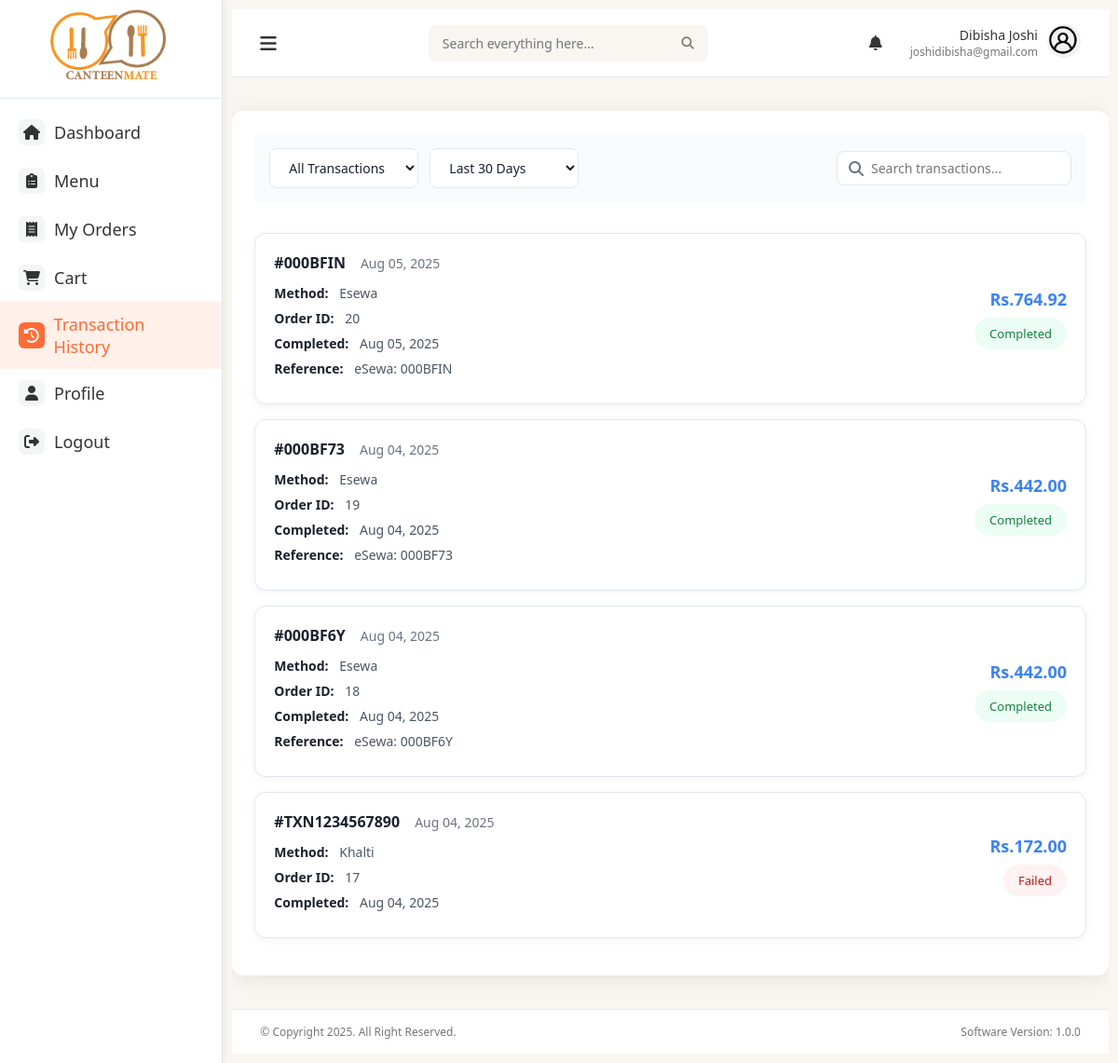
The app's page /transation_history (signed in) with its own data.
### models.py (models this page shows, shortened)
class User(db.Model):
    id = db.Column(db.Integer, primary_key=True)
    fullname = db.Column(db.String(100), nullable=False)
    email = db.Column(db.String(100), unique=True, nullable=False)
    password = db.Column(db.String(200), nullable=False)
    role = db.Column(db.String(20), nullable=False)
    phone = db.Column(db.String(10))
    created_at = db.Column(db.DateTime, server_default=db.func.now())

class Payment(db.Model):
    __tablename__ = 'payments'
    id = db.Column(db.Integer, primary_key=True)
    order_id = db.Column(db.Integer, db.ForeignKey('order.id'), nullable=False)
    payment_method = db.Column(db.String(20), nullable=False)  # 'cash', 'khalti', 'esewa'
    payment_status = db.Column(db.String(20), nullable=False, default='pending')  # 'pending', 'completed', 'failed', 'refunded'
    amount = db.Column(db.Float, nullable=False)
    transaction_id = db.Column(db.String(255), nullable=True)  # Khalti/eSewa transaction ID
    gateway_response = db.Column(db.Text, nullable=True)  # JSON response from gateway
    khalti_token = db.Column(db.String(255), nullable=True)
    khalti_idx = db.Column(db.String(255), nullable=True)
    esewa_transaction_uuid = db.Column(db.String(255), nullable=True)
    esewa_product_code = db.Column(db.String(100), nullable=True)
    created_at = db.Column(db.DateTime, default=datetime.utcnow)
    completed_at = db.Column(db.DateTime, nullable=True)
    order = db.relationship('Order', backref=db.backref('payments', lazy=True))
    @property
    def payment_reference(self):
        if self.payment_method == 'khalti' and self.khalti_token:
            return f"Khalti: {self.khalti_token[:20]}..."
        elif self.payment_method == 'esewa' and self.transaction_id:
            return f"eSewa: {self.transaction_id}"
        else:
            return "N/A"

### main.py (the view)
@app.route('/transation_history')
@login_required
def transaction():
    user_id = session['user_id']
    payments = (
        db.session.query(Payment)
        .join(Order)
        .filter(Order.user_id == user_id)
        .order_by(Payment.created_at.desc())
        .all()
    )
    return render_template(
        'transaction_history.html',
        user=User.query.get(user_id),
        payments=payments,
        active_page='transaction'
    )

### main.py (called while the page is built)
def login_required(view):
    @functools.wraps(view)
    def wrapped_view(**kwargs):
        if 'user_id' not in session:
            flash('Please log in to access this page', 'warning')
            return redirect(url_for('login'))
        return view(**kwargs)
    return wrapped_view

@app.context_processor
def inject_new_orders_count():
    count = Order.query.filter_by(status='pending').count()
    print(count)
    return dict(new_orders_count=count)

### templates/transaction_history.html (shortened to what this page needs)
{% extends "base.html" %}
{% block content %}
<div id="transactions" class="page">
    <div class="filter-row">
        <div class="filter-group">
            <select class="filter-select">
                <option>All Transactions</option>
            </select>
            <select class="filter-select">
                <option>Last 30 Days</option>
            </select>
        </div>
        <div class="search-box">
            <i class="fas fa-search"></i>
            <input type="text" placeholder="Search transactions...">
        </div>
    </div>
    {% for payment in payments %}
    <div class="transaction-card">
        <div class="transaction-main">
            <div class="transaction-header">
                <span class="transaction-id">#{{ payment.transaction_id or 'TX-' ~ payment.id }}</span>
                <span class="transaction-date">{{ payment.created_at.strftime('%b %d, %Y') }}</span>
            </div>
            <div class="txn-detail-row"><strong>Method:</strong> {{ payment.payment_method|capitalize }}</div>
            <div class="txn-detail-row"><strong>Order ID:</strong> {{ payment.order_id }}</div>
            {% if payment.completed_at %}
            <div class="txn-detail-row"><strong>Completed:</strong> {{ payment.completed_at.strftime('%b %d, %Y') }}</div>
            {% endif %}
            {% if payment.payment_reference != 'N/A' %}
            <div class="txn-detail-row"><strong>Reference:</strong> {{ payment.payment_reference }}</div>
            {% endif %}
        </div>
        <div class="transaction-side">
            <div class="transaction-amount">Rs.{{ "%.2f"|format(payment.amount) }}</div>
            <div class="transaction-status
                {% if payment.payment_status == 'completed' %}status-success
                {% elif payment.payment_status == 'failed' %}status-failed
                {% else %}status-pending{% endif %}">
                {{ payment.payment_status.capitalize() }}
            </div>
        </div>
    </div>
    {% else %}
    <p class="text-center text-gray-500">No transactions found.</p>
    {% endfor %}
</div>
{% endblock %}

### templates/base.html (shortened to what this page needs)
<!DOCTYPE html>
<html lang="en">
<head>
    <link rel="stylesheet" href="https://cdnjs.cloudflare.com/ajax/libs/font-awesome/6.4.0/css/all.min.css">
    <link href="https://cdnjs.cloudflare.com/ajax/libs/font-awesome/6.4.0/css/all.min.css" rel="stylesheet">
    <link rel="stylesheet" href="{{ url_for('static', filename='css/styles.css') }}">
</head>
<body>
    <div class="container">
        <div class="sidebar">
            <div class="logo">
                <img src="{{ url_for('static', filename='img/logo.png') }}" alt="Canteen Logo">
            </div>
            <div class="sidebar-menu">
                <a href="{{ url_for('user_dashboard') }}" class="side-menu-item {% if active_page == 'dashboard' %}active{% endif %}">
                    <div class="menu-icon"><i class="fas fa-home"></i></div>
                    <div class="menu-text">Dashboard</div>
                </a>
                <a href="{{ url_for('user_menu')}}" class="side-menu-item {% if active_page == 'menu' %}active{% endif %}">
                    <div class="menu-icon"><i class="fas fa-clipboard-list"></i></div>
                    <div class="menu-text">Menu</div>
                </a>
                <a href="{{ url_for('orders') }}" class="side-menu-item {% if active_page == 'orders' %}active{% endif %}">
                    <div class="menu-icon"><i class="fas fa-receipt"></i></div>
                    <div class="menu-text">My Orders</div>
                </a>
                <a href="{{ url_for('cart')}}" class="side-menu-item {% if active_page == 'cart' %}active{% endif %}">
                    <div class="menu-icon"><i class="fas fa-shopping-cart"></i></div>
                    <div class="menu-text">Cart</div>
                </a>
                <a href="{{ url_for('transaction')}}" class="side-menu-item {% if active_page == 'transaction' %}active{% endif %}">
                    <div class="menu-icon"><i class="fas fa-history"></i></div>
                    <div class="menu-text">Transaction History</div>
                </a>
                <a href="{{ url_for('profile')}}" class="side-menu-item {% if active_page == 'profile' %}active{% endif %}">
                    <div class="menu-icon"><i class="fas fa-user"></i></div>
                    <div class="menu-text">Profile</div>
                </a>
                <a href="{{ url_for('logout') }}" class="side-menu-item {% if active_page == 'logout' %}active{% endif %}">
                    <div class="menu-icon"><i class="fas fa-sign-out-alt"></i></div>
                    <div class="menu-text">Logout</div>
                </a>
            </div>
        </div>
        <div class="main-content">
            <div class="top-nav">
                <button class="btn nav-toggle" onclick="document.querySelector('.sidebar').classList.toggle('active')">
                    <i class="fas fa-bars"></i>
                </button>
                <div class="search-bar">
                    <input type="text" placeholder="Search everything here...">
                    <button type="submit"><i class="fas fa-search"></i></button>
                </div>
                <div class="user-menu">
                    <div class="notifications" id="notificationBtn">
                        <i class="fas fa-bell"></i>
                    </div>
                    <div class="user-profile">
                        <div class="user-info">
                            <div class="user-name">{{ user.fullname }}</div>
                            <div class="user-email">{{ user.email }}</div>
                        </div>
                        <div class="user-avatar">
                            <img src="{{ url_for('static', filename='img/user.png') }}" alt="User Avatar">
                        </div>
                    </div>
                </div>
            </div>
            <div class="page-content">
                {% block content %}{% endblock %}
            </div>
            <div class="footer">
                <p>© Copyright 2025. All Right Reserved.</p>
                <p>Software Version: 1.0.0</p>
            </div>
        </div>
    </div>
</body>
</html>

### static/css/styles.css (style rules this page uses)
:root { --primary-color: #FF6B35; --secondary-color: #2F4858; --background-color: #f9f6f2; --sidebar-bg: #FFFFFF; --panel-bg: #FFFFFF; --text-color: #333333; --text-light: #757575; --border-color: #E0E0E0; --active-color: #FF6B35; --danger-color: #FF3B30; --success-color: #34C759; }
* { margin: 0; padding: 0; box-sizing: border-box; font-family: 'Segoe UI', Tahoma, Geneva, Verdana, sans-serif; }
body { background-color: var(--background-color); color: var(--text-color); }
.container { display: flex; height: 100vh; overflow: hidden; }
.sidebar { width: 300px; background-color: var(--sidebar-bg); height: 100%; overflow-y: auto; border-right: 1px solid var(--border-color); box-shadow: 2px 0 5px rgba(0, 0, 0, 0.05); z-index: 100; }
.logo { align-items: center; padding: 10px; border-bottom: 1px solid var(--border-color); }
.logo img { height: 80px; margin-right: 10px; margin-left: 20%; }
.sidebar-menu { padding: 10px 0; }
.side-menu-item { display: flex; align-items: center; padding: 12px 20px; color: var(--text-color); text-decoration: none; transition: all 0.3s ease; }
.side-menu-item:hover, .side-menu-item.active { background-color: rgba(255, 107, 53, 0.1); color: var(--active-color); }
.menu-icon { width: 28px; height: 28px; display: flex; align-items: center; justify-content: center; margin-right: 10px; background-color: rgba(47, 72, 88, 0.05); border-radius: 6px; }
.side-menu-item.active .menu-icon { background-color: var(--active-color); color: white; }
.menu-text { font-size: 18px; }
.main-content { padding: 10px; width: 100%; overflow-y: auto; height: 100vh; }
.top-nav { display: flex; justify-content: space-between; align-items: center; padding: 15px 30px; background-color: white; border-bottom: 1px solid var(--border-color); }
.search-bar { display: flex; align-items: center; background-color: var(--background-color); border-radius: 8px; overflow: hidden; width: 300px; }
.search-bar input { border: none; padding: 10px 15px; flex: 1; background-color: transparent; font-size: 14px; }
.search-bar button { border: none; background-color: transparent; padding: 10px 15px; cursor: pointer; color: var(--text-light); }
.user-menu { display: flex; align-items: center; }
.user-profile { display: flex; align-items: center; }
.user-info { text-align: right; margin-right: 10px; }
.user-name { font-size: 14px; font-weight: 500; }
.user-email { font-size: 12px; color: var(--text-light); }
.user-avatar img { width: 36px; height: 36px; border-radius: 50%; object-fit: cover; }
.page-content { flex: 1; padding: 20px 0px 20px 0px; overflow-y: auto; }
:root { --primary-color: #2563eb; --secondary-color: #f59e0b; --accent-color: #10b981; --danger-color: #ef4444; --dark-color: #1f2937; --light-color: #f8fafc; --border-color: #e2e8f0; --recommendation-color: #667eea; --collaborative-color: #8b5cf6; --popular-color: #f59e0b; --shadow-sm: 0 1px 2px 0 rgba(0, 0, 0, 0.05); --shadow-md: 0 4px 6px -1px rgba(0, 0, 0, 0.1), 0 2px 4px -1px rgba(0, 0, 0, 0.06); --shadow-lg: 0 10px 15px -3px rgba(0, 0, 0, 0.1), 0 4px 6px -2px rgba(0, 0, 0, 0.05); --shadow-xl: 0 20px 25px -5px rgba(0, 0, 0, 0.1), 0 10px 10px -5px rgba(0, 0, 0, 0.04); --gradient-primary: linear-gradient(135deg, #cd916e 0%, #776351 100%); --gradient-secondary: linear-gradient(135deg, #f093fb 0%, #f5576c 100%); --gradient-accent: linear-gradient(135deg, #4facfe 0%, #00f2fe 100%); --gradient-collaborative: linear-gradient(135deg, #a78bfa 0%, #8b5cf6 100%); --gradient-popular: linear-gradient(135deg, #fbbf24 0%, #f59e0b 100%); }
.footer { display: flex; justify-content: space-between; padding: 15px 30px; border-top: 1px solid var(--border-color); background-color: white; font-size: 12px; color: var(--text-light); }

### templates/base.html (style rules this page uses)
.nav-toggle { background: none; border: none; outline: none; cursor: pointer; padding: 0; margin: 0; font-size: 20px; color: #333; }
.notifications { position: relative; cursor: pointer; padding: 10px; border-radius: 50%; transition: background-color 0.3s; }
.user-menu { display: flex; align-items: center; gap: 20px; }

### records on screen
User: fullname "Dibisha Joshi", email "joshidibisha@gmail.com"
Payment: transaction "000BFIN", created_at "Aug 05, 2025", payment_method "Esewa", order_id "20", completed_at "Aug 05, 2025", payment_reference "eSewa: 000BFIN", amount "764.92", payment_status "Completed"
Payment: transaction "000BF73", created_at "Aug 04, 2025", payment_method "Esewa", order_id "19", completed_at "Aug 04, 2025", payment_reference "eSewa: 000BF73", amount "442.00", payment_status "Completed"
Payment: transaction "000BF6Y", created_at "Aug 04, 2025", payment_method "Esewa", order_id "18", completed_at "Aug 04, 2025", payment_reference "eSewa: 000BF6Y", amount "442.00", payment_status "Completed"
Payment: transaction "TXN1234567890", created_at "Aug 04, 2025", payment_method "Khalti", order_id "17", completed_at "Aug 04, 2025", amount "172.00", payment_status "Failed"
